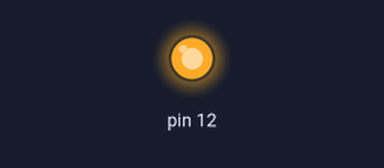
The sketch below on a simulated Arduino Uno, built with avr-gcc and run on an emulated ATmega328P. On the bench: output pins drawn as LEDs (lit = HIGH).

Above: at 0.2 s.
At 18.7 s:
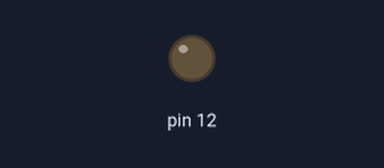
Timing chart, 0 to 19.5 s (numbered marks = the images above):
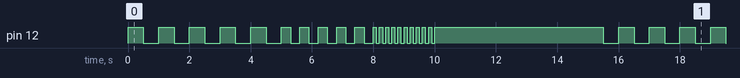

The sketch:

ActiveBuzzer.ino
```cpp
//Description: Activates active buzzer to simulate heartbeat monitor.

namespace{
  namespace Buzzer{
    constexpr uint8_t pin{12};
    unsigned long soundDuration{500};
  }
}

void setup(){
  pinMode(::Buzzer::pin, OUTPUT); //Initialize the buzzer pin as an output.
}

void loop(){
  for(int i{0}; i<20; ++i) {
    //Adjust buzzer duration time.
    if(i<5){
      ::Buzzer::soundDuration=500;
    }
    else if(i<10){
      ::Buzzer::soundDuration=300;
    }
    else if(i<20){
      ::Buzzer::soundDuration=100;
    }

    //Activate the buzzer.
    digitalWrite(::Buzzer::pin, HIGH);

    delay(::Buzzer::soundDuration);

    //Deactivate the buzzer.
    digitalWrite(::Buzzer::pin, LOW);

    delay(::Buzzer::soundDuration);
  }

  //Activate the buzzer.
  digitalWrite(::Buzzer::pin, HIGH);

  delay(5000);//keep playing sound for 5 seconds.
}
```

Measured:
- by itself, pin 12: moves between LOW and HIGH, repeating every 15.0 s
- by itself, everything shown: repeats every 15.0 s, in 40 steps
